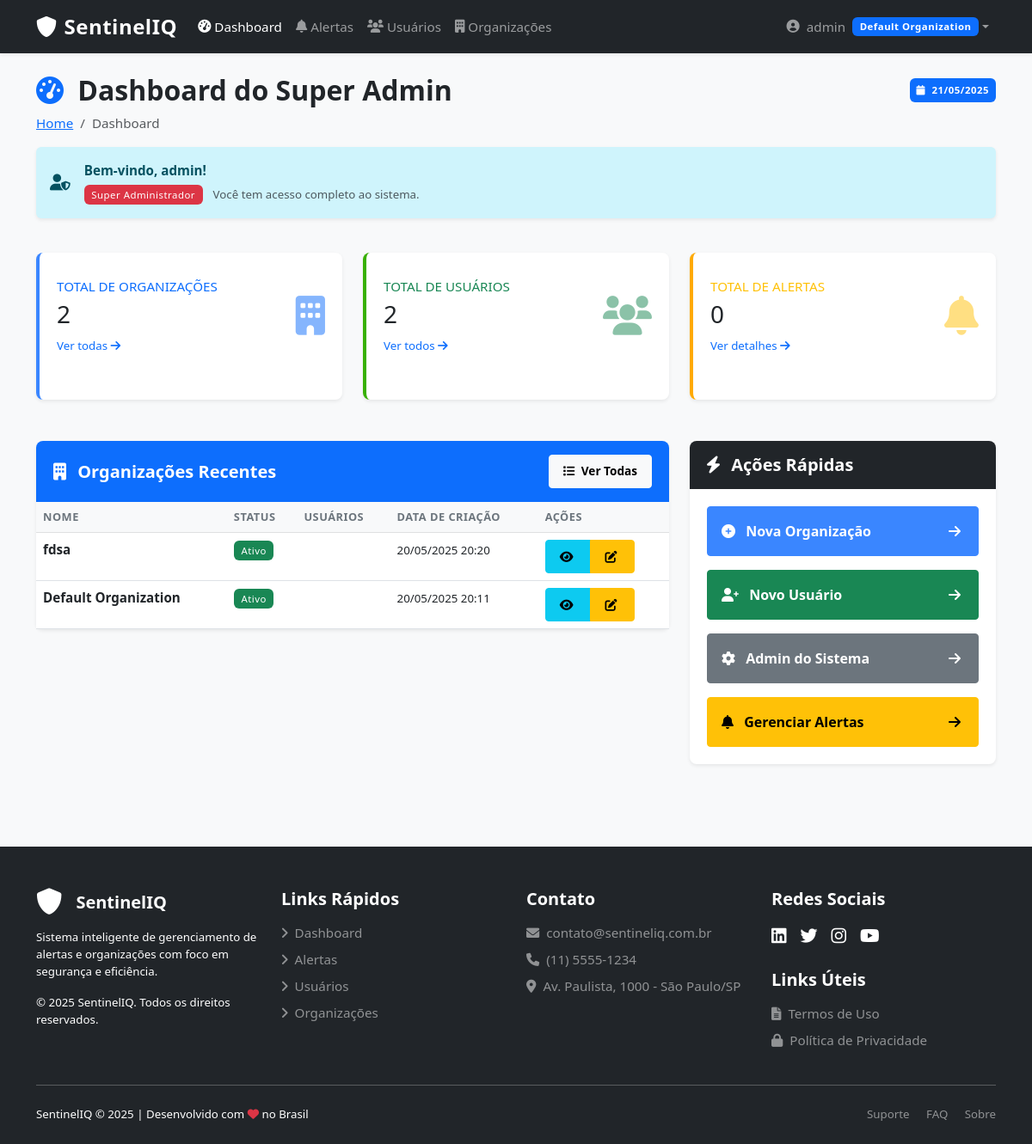
Before: /dashboard/ (signed in) with the older database file.
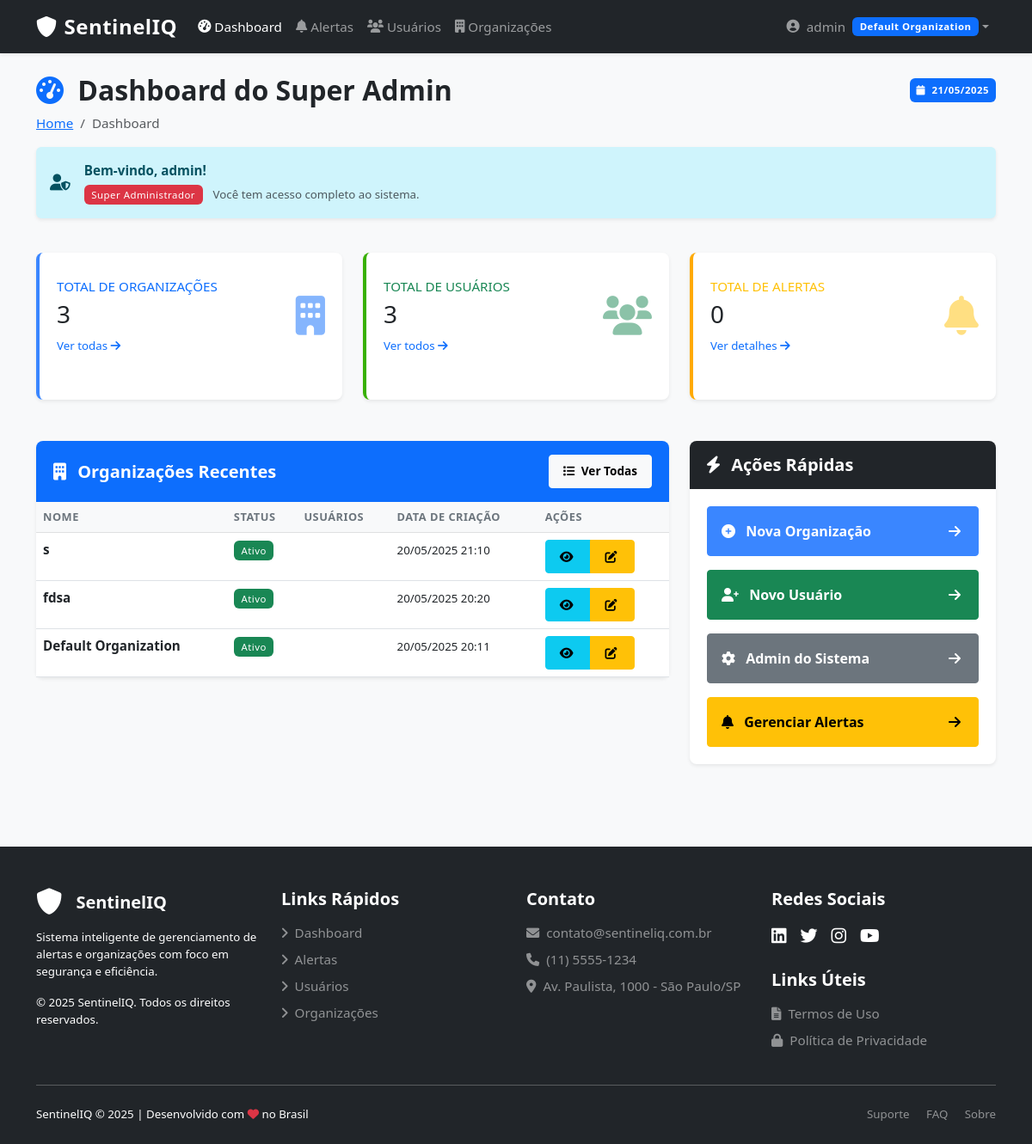
After: the same page with the newer database file.
### organizations/models.py (models this page shows, shortened)
class Organization(models.Model):
    name = models.CharField(_('Name'), max_length=255)
    slug = models.SlugField(_('Slug'), unique=True)
    description = models.TextField(_('Description'), blank=True, null=True)
    is_active = models.BooleanField(_('Active'), default=True)
    created_at = models.DateTimeField(_('Created at'), auto_now_add=True)
    updated_at = models.DateTimeField(_('Updated at'), auto_now=True)
    class Meta:
        verbose_name = _('Organization')
        verbose_name_plural = _('Organizations')
        ordering = ['name']

### accounts/views.py (the view, shortened to what this page needs)
# urls.py: path('dashboard/', dashboard, name='dashboard'),
@login_required
def dashboard(request):
    context = {
        'title': _('Dashboard'),
    }
    if request.user.is_superadmin():
        context['organizations_count'] = Organization.objects.count()
        context['users_count'] = User.objects.count()
        context['alerts_count'] = Alert.objects.count()  # Total de alertas para superadmin
        context['recent_organizations'] = Organization.objects.all().order_by('-created_at')[:5]  # 5 organizações mais recentes
        return render(request, 'accounts/dashboard_superadmin.html', context)
    else:
        context['assigned_alerts'] = request.user.assigned_alerts.all()[:5]
        context['alerts_count'] = request.user.assigned_alerts.count()  # Total de alertas atribuídos ao analista
        return render(request, 'accounts/dashboard_analyst.html', context)

### accounts/models.py (called while the page is built)
    def is_superadmin(self):
        return self.role == self.SUPERADMIN

### templates/accounts/dashboard_superadmin.html (shortened to what the changed rows need)
{% extends "base.html" %}
{% load static %}
{% block content %}
<div class="row mb-4">
    <div class="col-md-12">
        <div class="d-sm-flex align-items-center justify-content-between mb-2">
            <h2 class="mb-0">
                <i class="fas fa-tachometer-alt text-primary me-2"></i> Dashboard do Super Admin
            </h2>
        </div>
    </div>
</div>
<div class="row mb-4">
    <div class="col-xl-4 col-md-6 mb-4">
        <div class="card border-left-primary shadow-sm h-100 py-2 stat-card">
            <div class="card-body">
                <div class="row no-gutters align-items-center">
                    <div class="col mr-2">
                        <div class="text-xs font-weight-bold text-primary text-uppercase mb-1">
                            Total de Organizações</div>
                        <div class="h3 mb-0 font-weight-bold">{{ organizations_count }}</div>
                        <a href="{% url 'organization_list' %}" class="text-decoration-none mt-2 d-block">
                            <small>Ver todas <i class="fas fa-arrow-right"></i></small>
                        </a>
                    </div>
                </div>
            </div>
        </div>
    </div>
    <div class="col-xl-4 col-md-6 mb-4">
        <div class="card border-left-success shadow-sm h-100 py-2 stat-card">
            <div class="card-body">
                <div class="row no-gutters align-items-center">
                    <div class="col mr-2">
                        <div class="text-xs font-weight-bold text-success text-uppercase mb-1">
                            Total de Usuários</div>
                        <div class="h3 mb-0 font-weight-bold">{{ users_count }}</div>
                        <a href="{% url 'user_list' %}" class="text-decoration-none mt-2 d-block">
                            <small>Ver todos <i class="fas fa-arrow-right"></i></small>
                        </a>
                    </div>
                </div>
            </div>
        </div>
    </div>
</div>
<div class="row">
    <div class="col-lg-8 mb-4">
        <div class="card shadow-sm">
            <div class="card-body p-0">
                <div class="table-responsive">
                    <table class="table table-hover mb-0">
                        <thead class="table-light">
                            <tr>
                                <th>Nome</th>
                                <th>Status</th>
                                <th>Usuários</th>
                                <th>Data de Criação</th>
                                <th>Ações</th>
                            </tr>
                        </thead>
                        <tbody>
                            {% if recent_organizations %}
                                {% for org in recent_organizations %}
                                    <tr>
                                        <td><strong>{{ org.name }}</strong></td>
                                        <td>
                                            {% if org.is_active %}
                                                <span class="badge bg-success">Ativo</span>
                                            {% else %}
                                                <span class="badge bg-danger">Inativo</span>
                                            {% endif %}
                                        </td>
                                        <td></td>
                                        <td><small>{{ org.created_at|date:"d/m/Y H:i" }}</small></td>
                                        <td>
                                            <div class="btn-group btn-group-sm">
                                                <a href="{% url 'organization_detail' org.id %}" class="btn btn-info" title="Visualizar">
                                                    <i class="fas fa-eye"></i>
                                                </a>
                                                <a href="{% url 'organization_update' org.id %}" class="btn btn-warning" title="Editar">
                                                    <i class="fas fa-edit"></i>
                                                </a>
                                            </div>
                                        </td>
                                    </tr>
                                {% endfor %}
                            {% else %}
                                <tr>
                                    <td colspan="5" class="text-center py-3">
                                        <p class="text-muted mb-0">Nenhuma organização recente.</p>
                                    </td>
                                </tr>
                            {% endif %}
                        </tbody>
                    </table>
                </div>
            </div>
        </div>
    </div>
</div>
{% endblock %}

Changed rows visible on the page:
added Organization: name "s", is_active "Ativo", created_at "20/05/2025 21:10"
Other visible differences:
{{ organizations_count }}: "2" → "3"
{{ users_count }}: "2" → "3"
